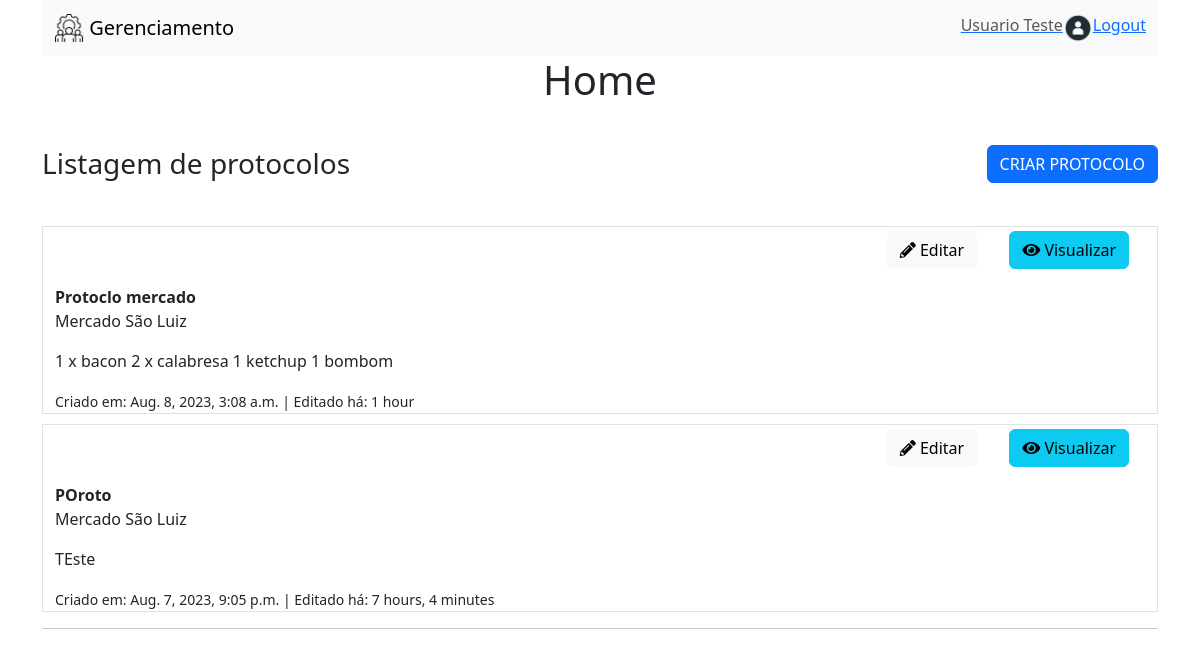
Screenshot of / (signed in) with the database file from the repository.
### ticketApp/models.py (models this page shows, shortened)
class User(AbstractUser):
    name = models.CharField(max_length=100, null=True)
    username = models.CharField(max_length=150, unique=True)
    empresa = models.ForeignKey(Empresa, on_delete=models.CASCADE, related_name='usuarios', default=None , null=True)
    supervisor =  models.BooleanField(default=False)
    email = models.EmailField(max_length = 254, null=True, default=None)
    USERNAME_FIELD = 'username'

class Protocolo(models.Model):
    name = models.CharField(max_length=200)
    author = models.ForeignKey(User, on_delete=models.PROTECT)
    empresa = models.ForeignKey(Empresa, on_delete=models.CASCADE)
    description = models.TextField(null=True, blank=True)
    updated_at = models.DateTimeField(auto_now=True)
    created_at = models.DateTimeField(auto_now_add=True)

class Empresa(models.Model):
    name = models.CharField(max_length=50)
    endereco = models.CharField(max_length=200, null=True, blank=True)
    def __str__(self):
        return self.name

### ticketApp/views.py (the view)
# urls.py: path('', views.home_view, name='home_url'),
def home_view(request):
    if request.user.is_authenticated:
      if request.user.is_staff:
        protocolos = Protocolo.objects.all().order_by('-pk') ## Do maior  ID pro menor
      else:
        protocolos = Protocolo.objects.filter(empresa=request.user. empresa).order_by('-pk')
      ctx = {'protocolos': protocolos}
      return render(request, 'home.html', ctx)
    else:
      return redirect('login_url')

### ticketApp/templates/home.html (shortened to what this page needs)
{% extends 'main.html' %}
{% block content %}
{% include 'components/navbar.html' %}
<body>
  <div class="container-fluid body-header">
    <h1>Home</h1>
    <div class="container d-flex justify-content-between align-items-center">
      <h3 class="m-0">Listagem de protocolos</h3>
      <a class='btn btn-primary' href="{% url 'create_protocol_url' %}">CRIAR PROTOCOLO</a>
    </div>
  </div>
  <div class="container">
    {% for p in protocolos %}
    <div class="protocolo container border position-relative">
      <div class="d-flex justify-content-end">
        <a href="{% url 'edit_protocol_url' p.id %}" class="btn btn-light mt-1 m-3">
          <i class="fas fa-pencil-alt"></i> Editar
        </a>
        <a href="{}" class="btn btn-info mt-1 m-3">
          <i class="fas fa-eye"></i> Visualizar
        </a>
      </div>
      <strong>{{p.name}}</strong>
      <p>{{p.empresa}}</p>
      <p>{{p.description}}</p>
      <small>Criado em: {{p.created_at}} | Editado há: {{p.created_at|timesince}}</small>
    </div>
    {% endfor %}
    <hr>
    </div>
</body>
  {% endblock %}

### ticketApp/templates/main.html (shortened to what this page needs)
<!DOCTYPE html>
<html lang="en">
<head>
  {% load static %}
  <link rel="stylesheet" href="https://cdn.jsdelivr.net/npm/bootstrap@5.3.1/dist/css/bootstrap.min.css">
  <link rel="stylesheet" href="https://cdnjs.cloudflare.com/ajax/libs/font-awesome/5.15.4/css/all.min.css">
  <link rel="stylesheet" href="{% static 'css/styles.css' %}">
</head>
  {% block content %}
  {% endblock %}
</html>

### ticketApp/templates/components/navbar.html (shortened to what this page needs)
{% block content %}
{% load static %}
<div class="container">
  <nav class="navbar navbar-expand-lg navbar-light bg-light">
    <div class="container">
      <a class="navbar-brand" href="{% url 'home_url' %}">
        <img src="{% static 'images/manage.png' %}" width="30" height="30" class="d-inline-block align-top" alt="Logo">
        Gerenciamento
      </a>
      {% if request.user.is_authenticated %}
      <ul class="navbar-nav ml-auto">
        <li class="nav-item">
          <a href="{% url 'update_user_url' %}">
            <span class="navbar-text pr-3">
              {{ request.user.name }}
            </span>
          </a>
        </li>
        <li class="nav-item">
          <img src="{% static 'images/avatar_anon.png' %}" width="30" height="30" alt="Avatar" class="rounded-circle">
        </li>
        <li class="nav-item">
          <a href="{% url 'logout_url' %}">Logout</a>
        </li>
      </ul>
      {% endif %}
    </div>
  </nav>
</div>
{% endblock %}

### ticketApp/templates/home.html (style rules this page uses)
body { display: flex; flex-direction: column; justify-content: center; align-items: center; }
.protocolo { margin-top: 10px; }
.body-header { align-items: center; flex-direction: column; display: flex; }

### rows the page displays
User: user.name "Usuario Teste"
Protocolo: name "Protoclo mercado", empresa "Mercado São Luiz", description "1 x bacon 2 x calabresa 1 ketchup 1 bombom", created_at "Aug. 8, 2023, 3:08 a.m.", created_at "1 hour"
Protocolo: name "POroto", empresa "Mercado São Luiz", description "TEste", created_at "Aug. 7, 2023, 9:05 p.m.", created_at "7 hours, 4 minutes"
